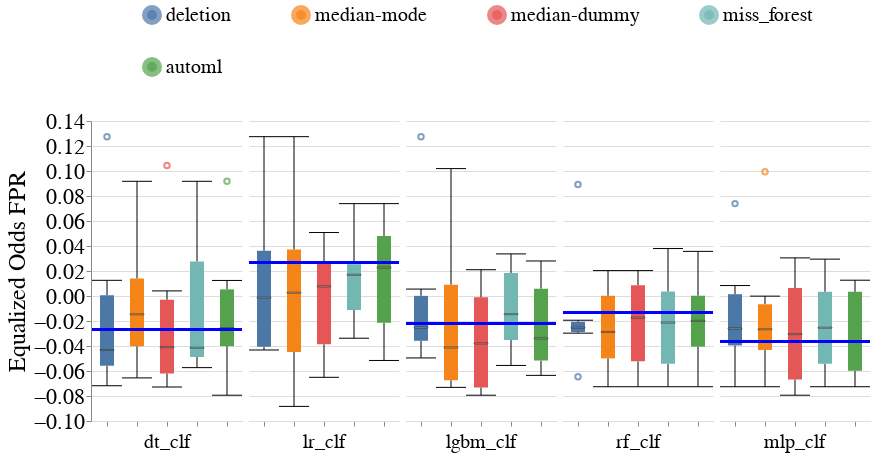

The cell this chart's notebook holds for it:
### Markdown cell above
### Disparity Metrics

### Code cell
create_box_plots_for_diff_imputers_and_models(dataset_name=DATASET_NAME,
                                              metric_name='Equalized_Odds_FPR',
                                              db_client=db_client,
                                              group=SENSITIVE_ATTR_FOR_DISPARITY_METRICS)

### Figure 1 — Vega-Lite specification as saved in the notebook (floating-point values rounded to 4 significant figures; data arrays with more than 128 entries replaced by an {"elided": "..."} marker saying what was removed)
{"config": {"view": {"continuousWidth": 400, "continuousHeight": 300, "stroke": null}, "axis": {"labelFontSize": 22, "labelFontWeight": "normal", "titleFontSize": 24, "titleFontWeight": "normal"}, "facet": {"spacing": 5}, "header": {"labelFontSize": 20, "labelOrient": "bottom", "labelPadding": 5, "titleFontSize": 24}, "legend": {"columns": 4, "direction": "horizontal", "labelFontSize": 20, "labelLimit": 400, "orient": "top", "symbolOffset": 50, "symbolStrokeWidth": 10, "titleAnchor": "middle", "titleFontSize": 22, "titleLimit": 300}, "title": {"fontSize": 24}}, "data": {"name": "data-7e2c6d4e39677123ea21df4b100cd2a0"}, "facet": {"column": {"field": "Model_Name", "sort": ["dt_clf", "lr_clf", "lgbm_clf", "rf_clf", "mlp_clf"], "title": null, "type": "nominal"}}, "spec": {"layer": [{"mark": {"type": "boxplot", "median": {"stroke": "black", "strokeWidth": 0.7}, "ticks": true}, "encoding": {"color": {"field": "Null_Imputer_Name", "sort": ["deletion", "median-mode", "median-dummy", "miss_forest", "k_means_clustering", "datawig", "automl", "boost_clean"], "title": null, "type": "nominal"}, "x": {"axis": {"labels": false}, "field": "Null_Imputer_Name", "sort": ["deletion", "median-mode", "median-dummy", "miss_forest", "k_means_clustering", "datawig", "automl", "boost_clean"], "title": null, "type": "nominal"}, "y": {"field": "Metric_Value", "scale": {"zero": false}, "title": "Equalized Odds FPR", "type": "quantitative"}}}, {"mark": "rule", "encoding": {"color": {"value": "blue"}, "size": {"value": 2}, "y": {"field": "Baseline_Median", "type": "quantitative"}}}], "width": 150}, "$schema": "https://vega.github.io/schema/vega-lite/v4.17.0.json", "datasets": {"data-7e2c6d4e39677123ea21df4b100cd2a0": {"elided": "150 records"}}}
